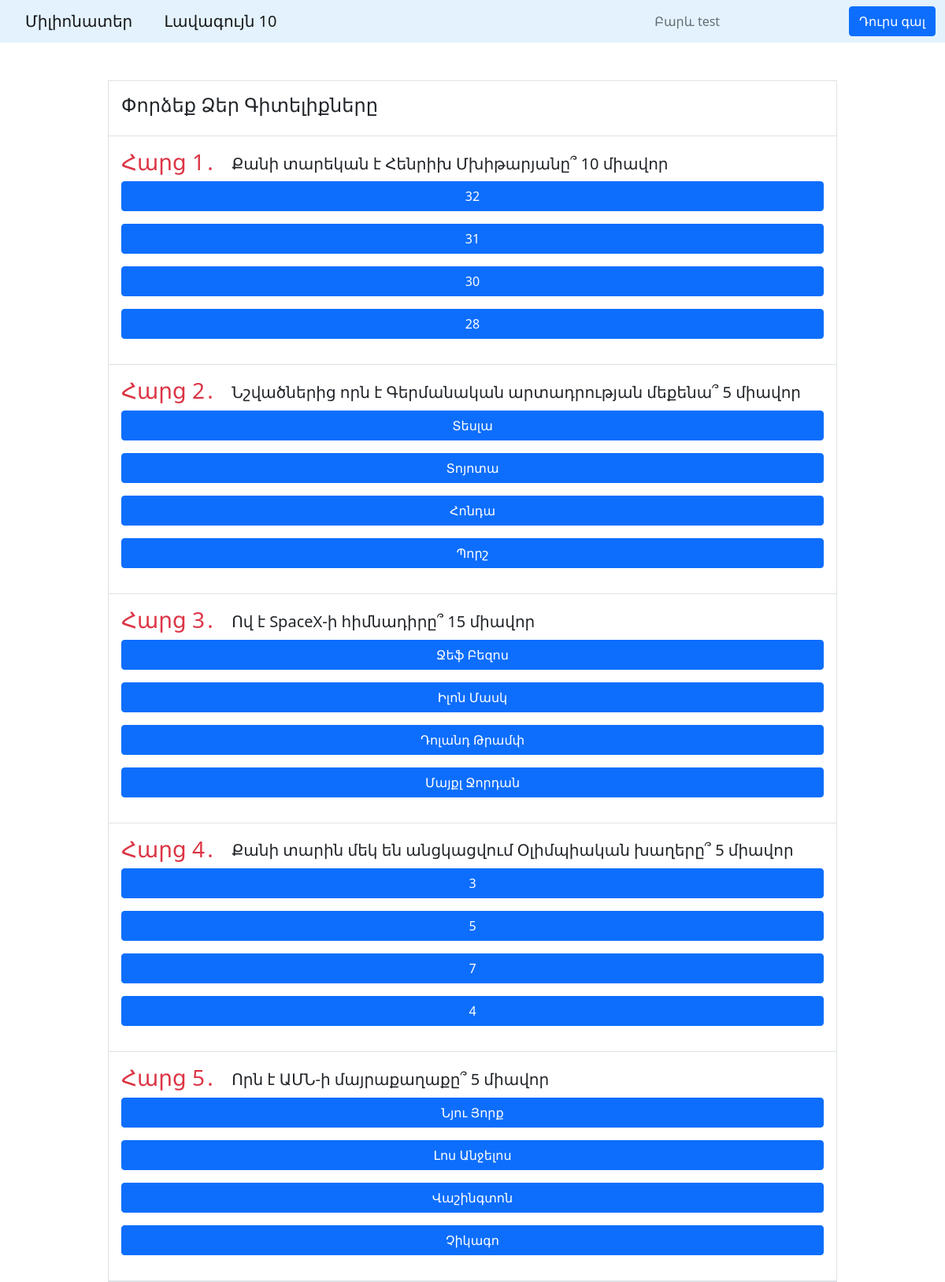
Page /game/ (signed in) on the committed database.
### millionaire_app/models.py (models this page shows, shortened)
class Player(models.Model):
    user = models.OneToOneField(User, on_delete=models.CASCADE)
    total_score = models.IntegerField(default=0)
    games_played = models.IntegerField(default=0)
    def __str__(self) -> str:
        return self.user.username

class Question(models.Model):
    question_text = models.CharField(max_length=200, blank=False, null=False)
    question_point = models.IntegerField(default=5)

class Answer(models.Model):
    question = models.ForeignKey(
        Question, on_delete=models.CASCADE, related_name='answer')
    answer_text = models.CharField(max_length=100, blank=False)
    answer_status = models.BooleanField(verbose_name="is_correct")

### millionaire_app/views.py (the view)
# urls.py: path('game/', game_play, name="game"),
@ login_required
@ csrf_exempt
def game_play(request):
    if request.method == "GET":
        questions = list(Question.objects.all())
        questions = random.sample(questions, 5 if len(
            questions) >= 5 else len(questions))
        game_data = {
            'player': Player.objects.get(user=request.user),
            'questions': questions
        }
        return render(request, 'game.html', {'game_data': game_data})
    elif request.method == "POST":
        player = Player.objects.get(user=request.user)
        player.total_score = int(request.POST.get('total_score'))
        player.games_played = int(request.POST.get('games_played'))
        player.save()
        return HttpResponse()

### templates/game.html (shortened to what this page needs)
<!DOCTYPE html>
<html lang="en">
	<head>
		<link
			href="https://cdn.jsdelivr.net/npm/bootstrap@5.0.0-beta3/dist/css/bootstrap.min.css"
			rel="stylesheet"
		/>
	</head>
	<body>
		<nav
			class="navbar sticky-top navbar-light"
			style="background-color: #e3f2fd"
		>
			<div class="container-fluid">
				<div class="navbar-header">
					<a
						class="navbar-brand"
						style="margin-left: 20px"
						href="{% url 'game' %}"
						>Միլիոնատեր</a
					>
					<a
						class="navbar-brand"
						style="margin-left: 20px"
						href="{% url 'players' %}"
						>Լավագույն 10</a
					>
				</div>
				<ul class="navbar-nav mr-auto">
					<li>
						<span class="navbar-text" style="margin-left: 300px">
							Բարև {{game_data.player}}
						</span>
					</li>
				</ul>
				<ul class="navbar-nav mr-auto">
					<li>
						<a class="btn btn-primary" href="{% url 'login' %}" role="button"
							>Դուրս գալ</a
						>
					</li>
				</ul>
			</div>
		</nav>
		<div class="container mt-5">
			<div class="d-flex justify-content-center row">
				<div class="col-md-10 col-lg-10">
					<div class="border">
						<div class="question bg-white p-3 border-bottom">
							<div
								class="d-flex flex-row justify-content-between align-items-center mcq"
							>
								<h4>Փորձեք Ձեր Գիտելիքները</h4>
							</div>
						</div>
						{% for question in game_data.questions %}
						<div
							class="question bg-white p-3 border-bottom"
							id="{{forloop.counter}}"
							style="display: block"
						>
							<div class="d-flex flex-row align-items-center question-title">
								<h3 class="text-danger">Հարց {{forloop.counter}}․</h3>
								<h5 class="mt-1 ml-2" style="margin-left: 20px">
									{{question.question_text}} {{question.question_point}} միավոր
								</h5>
							</div>
							{% for answer in question.answer.all %}
							<div class="d-grid gap-2">
								<button
									id="{{answer.id}}"
									name="{{question.id}}"
									class="btn btn-primary"
									type="button"
									answer_status="{{answer.answer_status}}"
									question_point="{{answer.question.question_point}}"
									parent_loop_last="{{forloop.parentloop.last}}"
									total_score="{{game_data.player.total_score}}"
									games_played="{{game_data.player.games_played}}"
									onclick="answerFunction(id, name)"
								>
									{{answer.answer_text}}
								</button>
							</div>
							{% endfor %}
						</div>
						{% endfor %}
					</div>
				</div>
			</div>
		</div>
	</body>
</html>

### rows in the picture
Player: player "test"
Question: question_text "Քանի տարեկան է Հենրիխ Մխիթարյանը՞", question_point "10"
Answer: answer_text "32"
Answer: answer_text "31"
Answer: answer_text "30"
Answer: answer_text "28"
Question: question_text "Նշվածներից որն է Գերմանական արտադրության մեքենա՞", question_point "5"
Answer: answer_text "Տեսլա"
Answer: answer_text "Տոյոտա"
Answer: answer_text "Հոնդա"
Answer: answer_text "Պորշ"
Question: question_text "Ով է SpaceX-ի հիմնադիրը՞", question_point "15"
Answer: answer_text "Ջեֆ Բեզոս"
Answer: answer_text "Իլոն Մասկ"
Answer: answer_text "Դոլանդ Թրամփ"
Answer: answer_text "Մայքլ Ջորդան"
Question: question_text "Քանի տարին մեկ են անցկացվում Օլիմպիական խաղերը՞", question_point "5"
Answer: answer_text "3"
Answer: answer_text "5"
Answer: answer_text "7"
Answer: answer_text "4"
Question: question_text "Որն է ԱՄՆ-ի մայրաքաղաքը՞", question_point "5"
Answer: answer_text "Նյու Յորք"
Answer: answer_text "Լոս Անջելոս"
Answer: answer_text "Վաշինգտոն"
Answer: answer_text "Չիկագո"
